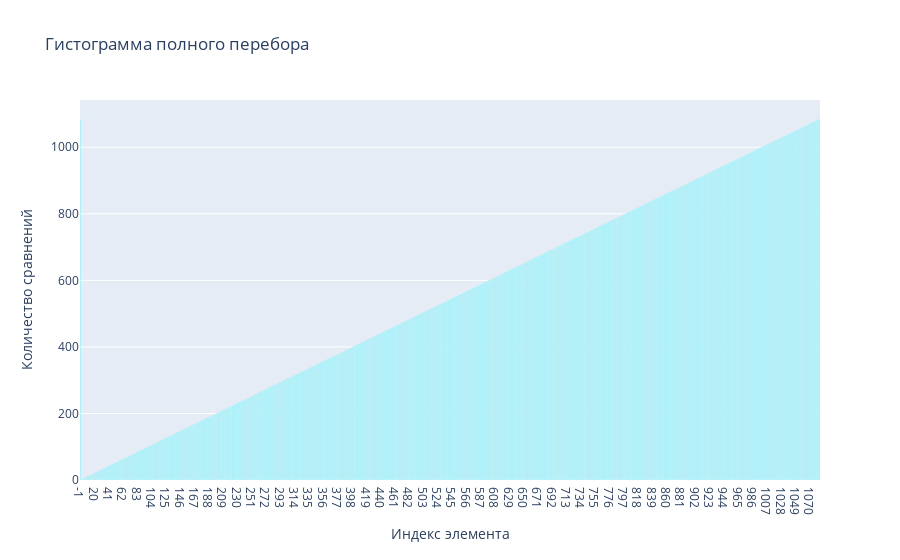

Notebook code for this chart:
### Markdown cell above
# Гистограмма для поиска полного перебора

### Code cell
graph = plt.graph_objs.Figure()
graph.add_bar(x=[str(el) for el in index], y=comparisonCounts, marker_color="#00FFFF")
graph.update_layout(xaxis_title="Индекс элемента", yaxis_title="Количество сравнений")
graph.update_layout(title='Гистограмма полного перебора')
pio.write_image(graph, "./Report/images/LScomp.png", scale=5, width=1076, height=450)
graph.show()

### Figure 1 — Plotly figure (JSON) as saved in the notebook; plotly's stock layout.template omitted (floating-point values rounded to 4 significant figures; data arrays with more than 128 entries replaced by an {"elided": "..."} marker saying what was removed)
{"data": [{"marker": {"color": "#00FFFF"}, "type": "bar", "x": {"elided": "1086 str values"}, "y": {"elided": "1086 int values"}}], "layout": {"title": {"text": "Гистограмма полного перебора"}, "xaxis": {"title": {"text": "Индекс элемента"}}, "yaxis": {"title": {"text": "Количество сравнений"}}}}
